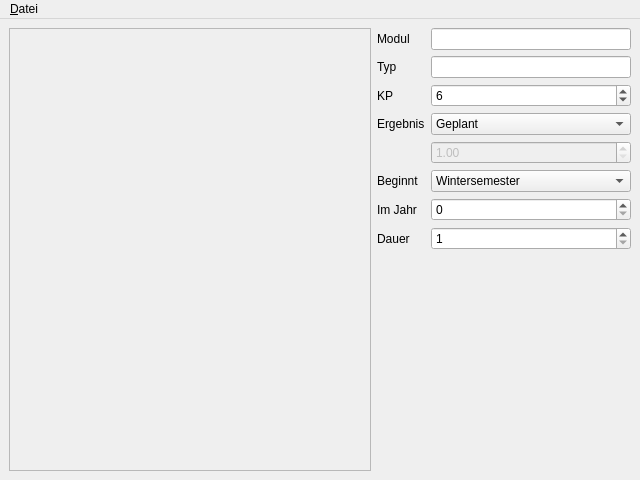
<?xml version="1.0" encoding="UTF-8"?>
<ui version="4.0">
 <class>MainWindow</class>
 <widget class="QMainWindow" name="MainWindow">
  <property name="geometry">
   <rect>
    <x>0</x>
    <y>0</y>
    <width>640</width>
    <height>480</height>
   </rect>
  </property>
  <property name="windowTitle">
   <string>StudiLog</string>
  </property>
  <widget class="QWidget" name="centralwidget">
   <layout class="QHBoxLayout" name="horizontalLayout">
    <item>
     <widget class="QScrollArea" name="courses_area">
      <property name="widgetResizable">
       <bool>true</bool>
      </property>
      <widget class="QWidget" name="scrollAreaWidgetContents">
       <property name="geometry">
        <rect>
         <x>0</x>
         <y>0</y>
         <width>365</width>
         <height>439</height>
        </rect>
       </property>
      </widget>
     </widget>
    </item>
    <item>
     <widget class="QWidget" name="course_settings_container" native="true">
      <property name="enabled">
       <bool>true</bool>
      </property>
      <layout class="QHBoxLayout" name="horizontalLayout_2">
       <property name="leftMargin">
        <number>0</number>
       </property>
       <property name="topMargin">
        <number>0</number>
       </property>
       <property name="rightMargin">
        <number>0</number>
       </property>
       <property name="bottomMargin">
        <number>0</number>
       </property>
       <item>
        <layout class="QGridLayout" name="gridLayout">
         <item row="2" column="0">
          <widget class="QLabel" name="label_2">
           <property name="text">
            <string>Typ</string>
           </property>
           <property name="buddy">
            <cstring>course_type</cstring>
           </property>
          </widget>
         </item>
         <item row="4" column="1">
          <widget class="QComboBox" name="course_state">
           <item>
            <property name="text">
             <string>Geplant</string>
            </property>
           </item>
           <item>
            <property name="text">
             <string>Bestanden</string>
            </property>
           </item>
           <item>
            <property name="text">
             <string>Bestanden mit Note</string>
            </property>
           </item>
           <item>
            <property name="text">
             <string>Durchgefallen</string>
            </property>
           </item>
          </widget>
         </item>
         <item row="0" column="1">
          <widget class="QLineEdit" name="course_title">
           <property name="sizePolicy">
            <sizepolicy hsizetype="Preferred" vsizetype="Fixed">
             <horstretch>0</horstretch>
             <verstretch>0</verstretch>
            </sizepolicy>
           </property>
           <property name="minimumSize">
            <size>
             <width>200</width>
             <height>0</height>
            </size>
           </property>
          </widget>
         </item>
         <item row="8" column="0">
          <widget class="QLabel" name="label_5">
           <property name="text">
            <string>Dauer</string>
           </property>
           <property name="buddy">
            <cstring>course_duration</cstring>
           </property>
          </widget>
         </item>
         <item row="2" column="1">
          <widget class="QLineEdit" name="course_type">
           <property name="sizePolicy">
            <sizepolicy hsizetype="Preferred" vsizetype="Fixed">
             <horstretch>0</horstretch>
             <verstretch>0</verstretch>
            </sizepolicy>
           </property>
           <property name="minimumSize">
            <size>
             <width>0</width>
             <height>0</height>
            </size>
           </property>
          </widget>
         </item>
         <item row="6" column="1">
          <widget class="QComboBox" name="course_semester">
           <property name="sizePolicy">
            <sizepolicy hsizetype="Minimum" vsizetype="Fixed">
             <horstretch>0</horstretch>
             <verstretch>0</verstretch>
            </sizepolicy>
           </property>
           <property name="minimumSize">
            <size>
             <width>0</width>
             <height>0</height>
            </size>
           </property>
           <item>
            <property name="text">
             <string>Wintersemester</string>
            </property>
           </item>
           <item>
            <property name="text">
             <string>Sommersemester</string>
            </property>
           </item>
          </widget>
         </item>
         <item row="10" column="0">
          <spacer name="verticalSpacer">
           <property name="orientation">
            <enum>Qt::Vertical</enum>
           </property>
           <property name="sizeHint" stdset="0">
            <size>
             <width>20</width>
             <height>40</height>
            </size>
           </property>
          </spacer>
         </item>
         <item row="6" column="0">
          <widget class="QLabel" name="label_4">
           <property name="text">
            <string>Beginnt</string>
           </property>
           <property name="buddy">
            <cstring>course_semester</cstring>
           </property>
          </widget>
         </item>
         <item row="0" column="0">
          <widget class="QLabel" name="label">
           <property name="text">
            <string>Modul</string>
           </property>
           <property name="buddy">
            <cstring>course_title</cstring>
           </property>
          </widget>
         </item>
         <item row="8" column="1">
          <widget class="QSpinBox" name="course_duration">
           <property name="minimum">
            <number>1</number>
           </property>
           <property name="maximum">
            <number>100</number>
           </property>
           <property name="value">
            <number>1</number>
           </property>
           <property name="displayIntegerBase">
            <number>10</number>
           </property>
          </widget>
         </item>
         <item row="3" column="0">
          <widget class="QLabel" name="label_6">
           <property name="text">
            <string>KP</string>
           </property>
           <property name="buddy">
            <cstring>course_credits</cstring>
           </property>
          </widget>
         </item>
         <item row="7" column="1">
          <widget class="QSpinBox" name="course_year">
           <property name="maximum">
            <number>999999</number>
           </property>
          </widget>
         </item>
         <item row="4" column="0">
          <widget class="QLabel" name="label_3">
           <property name="text">
            <string>Ergebnis</string>
           </property>
           <property name="buddy">
            <cstring>course_state</cstring>
           </property>
          </widget>
         </item>
         <item row="3" column="1">
          <widget class="QSpinBox" name="course_credits">
           <property name="minimum">
            <number>1</number>
           </property>
           <property name="maximum">
            <number>500</number>
           </property>
           <property name="value">
            <number>6</number>
           </property>
          </widget>
         </item>
         <item row="5" column="1">
          <widget class="QDoubleSpinBox" name="course_grade">
           <property name="enabled">
            <bool>false</bool>
           </property>
           <property name="minimum">
            <double>1.000000000000000</double>
           </property>
           <property name="maximum">
            <double>5.000000000000000</double>
           </property>
           <property name="singleStep">
            <double>0.100000000000000</double>
           </property>
          </widget>
         </item>
         <item row="7" column="0">
          <widget class="QLabel" name="label_7">
           <property name="text">
            <string>Im Jahr</string>
           </property>
           <property name="buddy">
            <cstring>course_year</cstring>
           </property>
          </widget>
         </item>
        </layout>
       </item>
      </layout>
     </widget>
    </item>
   </layout>
  </widget>
  <widget class="QMenuBar" name="menubar">
   <property name="geometry">
    <rect>
     <x>0</x>
     <y>0</y>
     <width>640</width>
     <height>21</height>
    </rect>
   </property>
   <widget class="QMenu" name="menuModule">
    <property name="title">
     <string>&amp;Datei</string>
    </property>
    <addaction name="action_add_course"/>
    <addaction name="action_quit"/>
   </widget>
   <addaction name="menuModule"/>
  </widget>
  <action name="action_add_course">
   <property name="text">
    <string>&amp;Neues Modul hinzufügen</string>
   </property>
   <property name="shortcut">
    <string>Ctrl+N</string>
   </property>
  </action>
  <action name="action_quit">
   <property name="text">
    <string>B&amp;eenden</string>
   </property>
   <property name="shortcut">
    <string>Ctrl+Q</string>
   </property>
  </action>
 </widget>
 <tabstops>
  <tabstop>course_title</tabstop>
  <tabstop>course_type</tabstop>
  <tabstop>course_credits</tabstop>
  <tabstop>course_state</tabstop>
  <tabstop>course_grade</tabstop>
  <tabstop>course_semester</tabstop>
  <tabstop>course_year</tabstop>
  <tabstop>course_duration</tabstop>
  <tabstop>courses_area</tabstop>
 </tabstops>
 <resources/>
 <connections/>
</ui>
